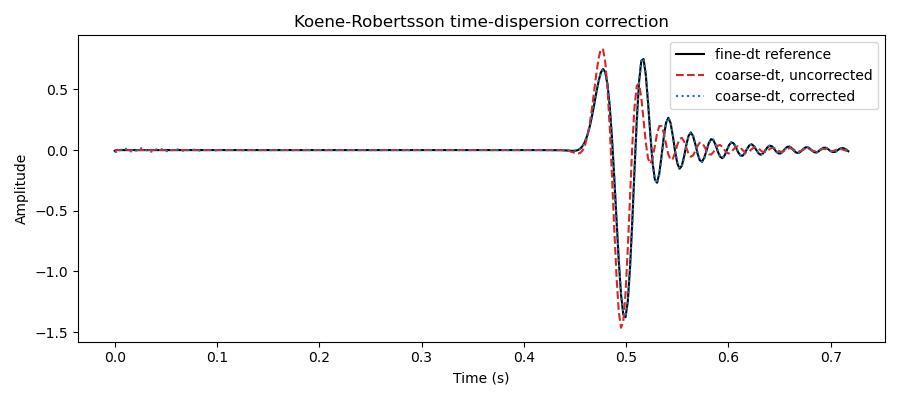

Write the Python code that produced this figure.
"""Removing temporal dispersion with deepwave.time_dispersion.

Explicit second-order leapfrog time stepping makes each temporal frequency
propagate slightly too slowly (temporal dispersion), an error controlled
only by the time step and not by the spatial ``accuracy`` order. This
example runs the same homogeneous 2-D scalar model at a coarse time step
(near the CFL limit) and at a fine reference time step, and shows that
the Koene-Robertsson
correction -- pre-transforming the source and post-transforming the receiver
data -- brings the coarse-dt trace into close agreement with the fine-dt
reference.
"""

import math
import os

import matplotlib.pyplot as plt
import torch

import deepwave
from deepwave import scalar
from deepwave.discretisation import downsample, upsample
from deepwave.time_dispersion import (
    cfl_internal_dt,
    correct_receivers,
    correct_source,
)

device = torch.device("cuda" if torch.cuda.is_available() else "cpu")

# ``DEEPWAVE_SMOKE=1`` shrinks this example so that it can be run quickly as
# an automated check; the default sizes are the ones the text describes.
smoke = os.environ.get("DEEPWAVE_SMOKE") == "1"

# Homogeneous model
v0 = 1500.0
ny, nx = 180, 90
dx = 8.0
grid = [dx, dx]
v = torch.full((ny, nx), v0, device=device)

freq = 25.0
dt_coarse = 0.0022  # near the CFL limit -> step_ratio == 1
ratio = 6
dt_fine = dt_coarse / ratio
# The source-receiver distance is 80 cells * 8m = 640m at v0=1500m/s, i.e.
# a travel time of ~0.427s, so t_total must stay comfortably above that in
# both modes for the wave to have reached the receiver.
t_total = 0.6 if smoke else 0.72
nt_coarse = round(t_total / dt_coarse)

# The step that actually governs the dispersion is the propagator's internal
# time step. Here dt_coarse is CFL-stable, so step_ratio == 1 and
# internal_dt == dt_coarse; cfl_internal_dt confirms it.
internal_dt = cfl_internal_dt(grid, dt_coarse, v0)

# A single source and a single distant receiver
source_locations = torch.tensor([[[20, 45]]], device=device)
receiver_locations = torch.tensor([[[100, 45]]], device=device)


def run(dt: float, wavelet: torch.Tensor) -> torch.Tensor:
    """Forward model and return the single receiver trace."""
    out = scalar(
        v,
        grid,
        dt,
        source_amplitudes=wavelet.reshape(1, 1, -1),
        source_locations=source_locations,
        receiver_locations=receiver_locations,
        pml_width=20,
        pml_freq=freq,
    )
    return out.receiver_amplitudes.reshape(-1)


# Coarse-dt Ricker wavelet, and the SAME continuous wavelet resampled to the
# fine grid (so the only difference between the runs is the time step).
wavelet_coarse = deepwave.wavelets.ricker(
    freq, nt_coarse, dt_coarse, peak_time=1.6 / freq
).to(device)
wavelet_fine = upsample(wavelet_coarse.reshape(1, -1), ratio).reshape(-1)

# Fine-dt reference, downsampled to the coarse grid for comparison
rec_fine = downsample(
    run(dt_fine, wavelet_fine).reshape(1, -1), ratio
).reshape(-1)

# Coarse-dt trace without any correction
rec_coarse = run(dt_coarse, wavelet_coarse)

# Coarse-dt trace WITH the correction: pre-correct the source, model, then
# post-correct the recorded data.
wavelet_corrected = correct_source(wavelet_coarse, internal_dt)
rec_corrected = correct_receivers(
    run(dt_coarse, wavelet_corrected), internal_dt
)

n = min(len(rec_fine), len(rec_coarse), len(rec_corrected))
rec_fine = rec_fine[:n]
rec_coarse = rec_coarse[:n]
rec_corrected = rec_corrected[:n]


def rel_l2(a: torch.Tensor) -> float:
    """Relative L2 error of ``a`` versus the fine-dt reference."""
    return (a - rec_fine).norm().item() / rec_fine.norm().item()


err_uncorrected = rel_l2(rec_coarse)
err_corrected = rel_l2(rec_corrected)
print(f"relative L2 error, uncorrected: {err_uncorrected:.4f}")
print(f"relative L2 error, corrected:   {err_corrected:.4f}")
print(f"improvement factor: {err_uncorrected / err_corrected:.1f}x")

# Plot the three traces
t = torch.arange(n).cpu() * dt_coarse
fig, ax = plt.subplots(figsize=(9, 4))
ax.plot(t, rec_fine.cpu(), "k-", label="fine-dt reference")
ax.plot(t, rec_coarse.cpu(), "C3--", label="coarse-dt, uncorrected")
ax.plot(t, rec_corrected.cpu(), "C0:", label="coarse-dt, corrected")
ax.set_xlabel("Time (s)")
ax.set_ylabel("Amplitude")
ax.set_title("Koene-Robertsson time-dispersion correction")
ax.legend()
fig.tight_layout()
fig.savefig("example_time_dispersion.jpg")

assert math.isfinite(err_uncorrected), (
    "uncorrected relative L2 error is not finite"
)
assert math.isfinite(err_corrected), (
    "corrected relative L2 error is not finite"
)
assert err_corrected < err_uncorrected, (
    "time-dispersion correction did not reduce the relative L2 error"
)
